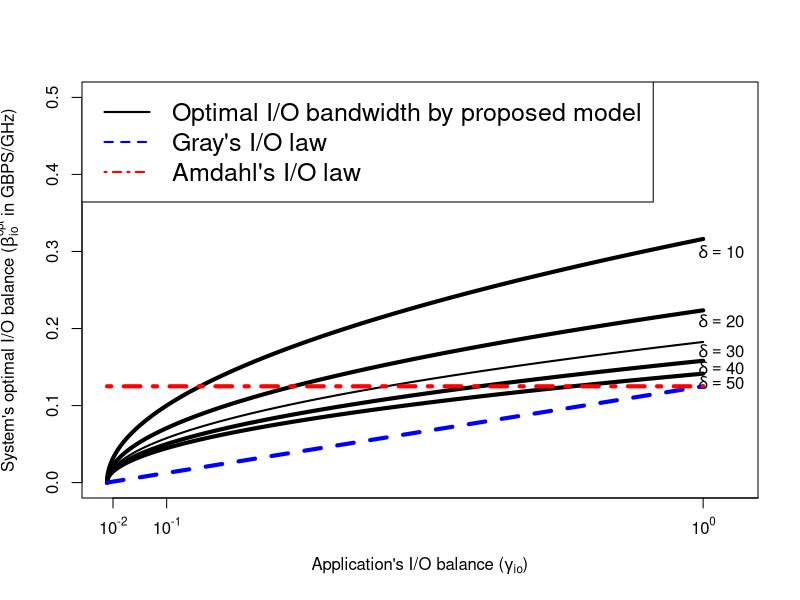

Reproduce this figure in R.
pdf("//Users/arghyakusumdas/Documents/MyGitProjects/MyIeeeAccessPaper/IEEEtran/IEEEtran/Figures/ModelFigures/beta_io.pdf")
d <- 30

x <- seq(0, 1, by=.0001)

y <- sqrt(x/d)
plot(x, y, col='black', lwd=2, lty=1, type="l", xaxt="n", xlim=c(0, 1.05), ylim=c(0,.5),
xlab=expression(paste("Application's I/O balance (",gamma[io],")")),
ylab=expression(paste("System's optimal I/O balance (",beta[io]^opt," in GBPS/GHz)")))
ticks <- seq(-2, 2, by=1)
labels <- sapply(ticks, function(i) as.expression(bquote(10^ .(i))))
axis(1, at=c(0.01, 0.1, 1, 10, 100), labels=labels)
text(1.03, .171, expression(delta==30))

d <- 10
y <-sqrt(x/d)
lines(x, y=y, lwd=4, col="black", lty=1)
text(1.03, .3, expression(delta==10))
d <- 20
y <-sqrt(x/d)
lines(x, y=y, lwd=4, col="black", lty=1)
text(1.03, .21, expression(delta==20))
d <- 40
y <-sqrt(x/d)
lines(x, y=y, lwd=4, col="black", lty=1)
text(1.03, .149, expression(delta==40))

d <- 50
y <-sqrt(x/d)
lines(x, y=y, lwd=4, col="black", lty=1)
text(1.03, .13, expression(delta==50))




y <- x/8
lines(x, y=y, lwd=4, col="blue", lty=2)

y <- 0.125/x*x
lines(x, y=y, lwd=4, col="red", lty=4)

legend("topleft", c("Optimal I/O bandwidth by proposed model", "Gray's I/O law", "Amdahl's I/O law"), col=c("black","blue","red"), lwd=c(2,2), lty=c(1,2,4), cex=1.5)
